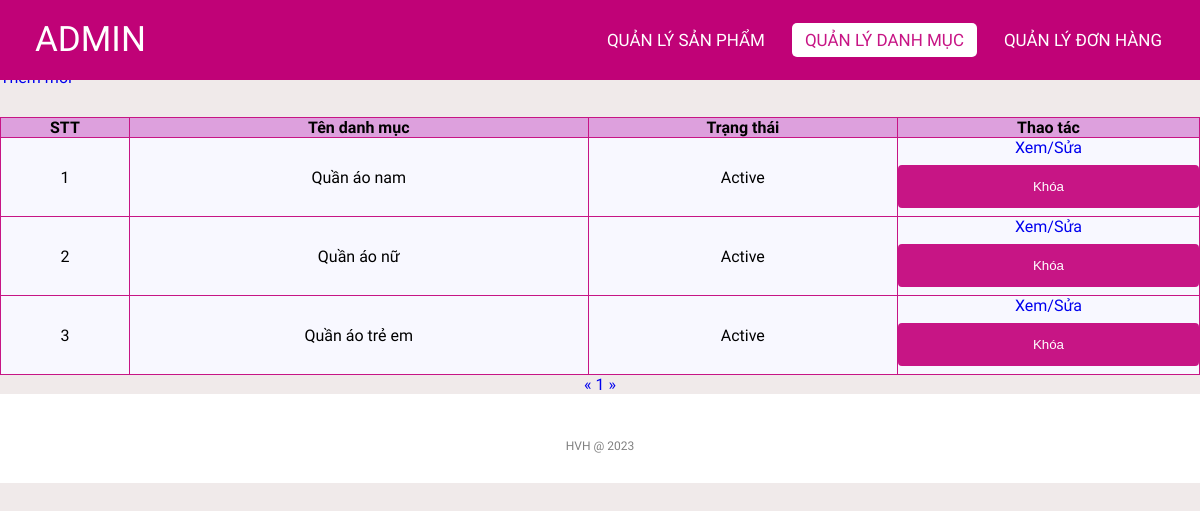
The app's page /admin/categoriesList.php (signed in) with its own data.
### tables this page shows
CREATE TABLE `categories` (
  `id` int(11) NOT NULL,
  `name` varchar(255) NOT NULL,
  `status` tinyint(4) NOT NULL DEFAULT 1
);

### lib/database.php (called while the page is built, shortened)
<?php
class Database extends PDO
{
  public $host   = DB_HOST;
  public $user   = DB_USER;
  public $pass   = DB_PASS;
  public $dbname = DB_NAME;
  public $link;
  private function connectDB()
  {
    $this->link = new mysqli(
      $this->host,
      $this->user,
      $this->pass,
      $this->dbname
    );
  }
  public function select($query)
  {
    $result = $this->link->query($query);
    if ($result->num_rows > 0) {
      return $result;
    } else {
      return false;
    }
  }
}

### classes/categories.php (called while the page is built, shortened)
<?php
$filepath = realpath(dirname(__FILE__));
include_once($filepath . '/../lib/database.php');
?>
<?php
class categories
{
    private $db;
    public function __construct()
    {
        $this->db = new Database();
    }
    public function getAllAdmin($page = 1, $total = 8)
    {
        $tmp = ($page - 1) * $total;
        $query = "SELECT * FROM categories limit $tmp,$total";
        $result = $this->db->select($query);
        return $result;
    }
    public function getCountPaging($row = 8)
    {
        $query = "SELECT COUNT(*) FROM categories";
        $mysqli_result = $this->db->select($query);
        if ($mysqli_result) {
            $totalrow = intval((mysqli_fetch_all($mysqli_result, MYSQLI_ASSOC)[0])['COUNT(*)']);
            $result = ceil($totalrow / $row);
            return $result;
        }
        return false;
    }
}
?>

### admin/categoriesList.php (the view, shortened to what this page needs)
<?php
include '../classes/categories.php';
$categories = new categories();
$list = $categories->getAllAdmin((isset($_GET['page']) ? $_GET['page'] : 1));
$pageCount = $categories->getCountPaging();
?>
<!DOCTYPE html>
<html lang="en">
<head>
    <link rel="stylesheet" href="css/style.css">
    <link rel="stylesheet" href="https://cdnjs.cloudflare.com/ajax/libs/font-awesome/5.15.4/css/all.min.css">
</head>
<body>
    <nav>
        <label class="logo">ADMIN</label>
        <ul>
            <li><a href="productlist.php" >Quản lý Sản phẩm</a></li>
            <li><a href="categoriesList.php" class="active">Quản lý danh mục</a></li>
            <li><a href="orderlist.php" id="order">Quản lý Đơn hàng</a></li>
        </ul>
    </nav>
    <div class="title">
        <h1>Danh sách danh mục</h1>
    </div>
    <div class="addNew">
        <a href="add_category.php">Thêm mới</a>
    </div>
    <div class="container">
        <?php $count = 1;
        if ($list) { ?>
            <table class="list">
                <tr>
                    <th>STT</th>
                    <th>Tên danh mục</th>
                    <th>Trạng thái</th>
                    <th>Thao tác</th>
                </tr>
                <?php foreach ($list as $key => $value) { ?>
                    <tr>
                        <td><?= $count++ ?></td>
                        <td><?= $value['name'] ?></td>
                        <td><?= ($value['status']) ? "Active" : "Block" ?></td>
                        <td>
                            <a href="edit_category.php?id=<?= $value['id'] ?>">Xem/Sửa</a>
                            <?php
                            if ($value['status']) { ?>
                                <form action="categoriesList.php" method="post">
                                    <input type="submit" value="Khóa" name="block">
                                </form>
                            <?php } ?>
                        </td>
                    </tr>
                <?php } ?>
            </table>
        <?php } else { ?>
            <h3>Chưa có danh mục nào...</h3>
        <?php } ?>
        <div class="pagination">
            <a href="categoriesList.php?page=<?= (isset($_GET['page'])) ? (($_GET['page'] <= 1) ? 1 : $_GET['page'] - 1) : 1 ?>">&laquo;</a>
            <?php
            for ($i = 1; $i <= $pageCount; $i++) {
                if (isset($_GET['page'])) {
                    if ($i == $_GET['page']) { ?>
                        <a class="active" href="categoriesList.php?page=<?= $i ?>"><?= $i ?></a>
                    <?php } else { ?>
                        <a href="categoriesList.php?page=<?= $i ?>"><?= $i ?></a>
                    <?php  }
                } else { ?>
                    <a href="categoriesList.php?page=<?= $i ?>"><?= $i ?></a>
                <?php  } ?>
            <?php }
            ?>
            <a href="categoriesList.php?page=<?= (isset($_GET['page'])) ? $_GET['page'] + 1 : 2 ?>">&raquo;</a>
        </div>
    </div>
    <footer>
        <p class="copyright">HVH @ 2023</p>
    </footer>
</body>
</html>

### admin/css/style.css (style rules this page uses)
* { padding: 0; margin: 0; text-decoration: none; list-style: none; box-sizing: border-box; }
body { font-family: Mitr; background: rgb(240, 234, 234); }
nav { top: 0; position: fixed; background: #c00277; height: 80px; width: 100%; }
label.logo { color: white; font-size: 35px; line-height: 80px; padding: 0 35px; }
nav ul { float: right; margin-right: 20px; }
nav ul li { display: inline-block; line-height: 80px; margin: 0 5px; }
nav ul li a { color: white; font-size: 17px; padding: 7px 13px; border-radius: 3px; text-transform: uppercase; border-radius: 5px; transition: 0.5s; }
.active, a:hover { background-color: white; color: mediumvioletred; }
.container { margin-top: 30px; height: auto; }
.addNew { margin-top: 30px; }
.title { background-color: white; }
footer { padding: 30px 0; background-color:white; }
footer .copyright { margin-top: 15px; text-align: center; font-size: 12px; color: gray; }
.list { width: 100%; background-color: ghostwhite; padding: 10px; border-collapse: collapse; }
th { background-color: plum; border: 1px solid mediumvioletred; }
td { border: 1px solid mediumvioletred; text-align: center; }
input[type=submit] { width: 100%; background-color: mediumvioletred; color: white; padding: 14px 20px; margin: 8px 0; border: none; border-radius: 4px; cursor: pointer; }
.pagination { text-align: center; }

### records on screen
categories: name "Quần áo nam", status "Active"
categories: name "Quần áo nữ", status "Active"
categories: name "Quần áo trẻ em", status "Active"
